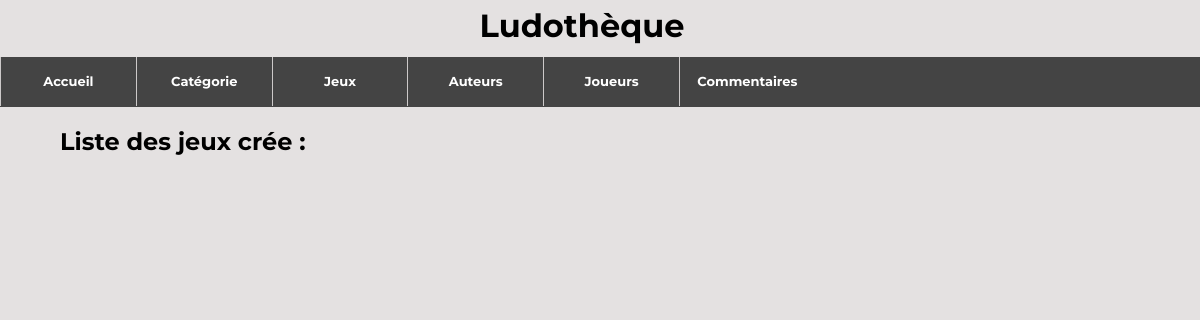
The app's page /ludo/affichagejeux/, older data.
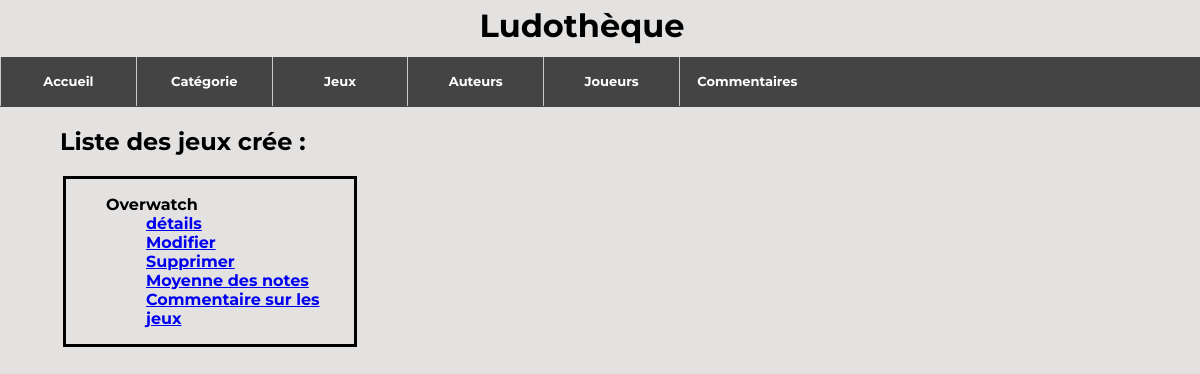
The same page, newer data.
### ludo/models.py (models this page shows, shortened)
class Jeux(models.Model):
    titre_jeux = models.CharField(max_length=100)
    annee_jeux = models.IntegerField(blank=False)
    image_jeux = models.CharField(max_length=300)
    categorie_jeux = models.ForeignKey("Categorie", on_delete=models.CASCADE)
    auteur_jeux = models.ForeignKey("Auteurs", on_delete=models.CASCADE)
    def __str__(self):
        chaine2 = f"{self.titre_jeux}"
        return chaine2

### ludo/views.py (the view)
# urls.py: path('affichagejeux/', views.affichagejeux),
def affichagejeux(request):
    liste2 = list(models.Jeux.objects.all())
    return render(request, 'ludo/affichagejeux.html',{"liste" : liste2})

### ludo/templates/ludo/affichagejeux.html (shortened to what this page needs)
<!DOCTYPE html>
<html lang="en">
<head>
    {% extends 'main.html' %}
    {% load static %}
    {% block content %}
</head>
<body>
    <div class="margin">
        <h2> Liste des jeux crée :</h2>
        {% for j in liste %}
        <div class="li_Border">
            <ul>
                {{j}}
                <ul><a href="/ludo/affichejeux/{{j.id}}/">détails</a></ul>
                <ul><a class="updatejeux" href="/ludo/updatejeux/{{j.id}}/">Modifier</a></ul>
                <ul><a class="del" href="/ludo/deletejeux/{{j.id}}/">Supprimer</a></ul>
                <ul><a href="/ludo/moyennenotes/{{j.id}}/">Moyenne des notes</a></ul>
                <ul><a href="/ludo/commentairenotes/{{j.id}}/">Commentaire sur les jeux</a></ul>
            </ul>
        </div>
        {% endfor %}
    </div>
</body>
</html>
{% endblock %}

Row changes from the older to the newer data that the page shows:
added Jeux: titre_jeux "Overwatch"
